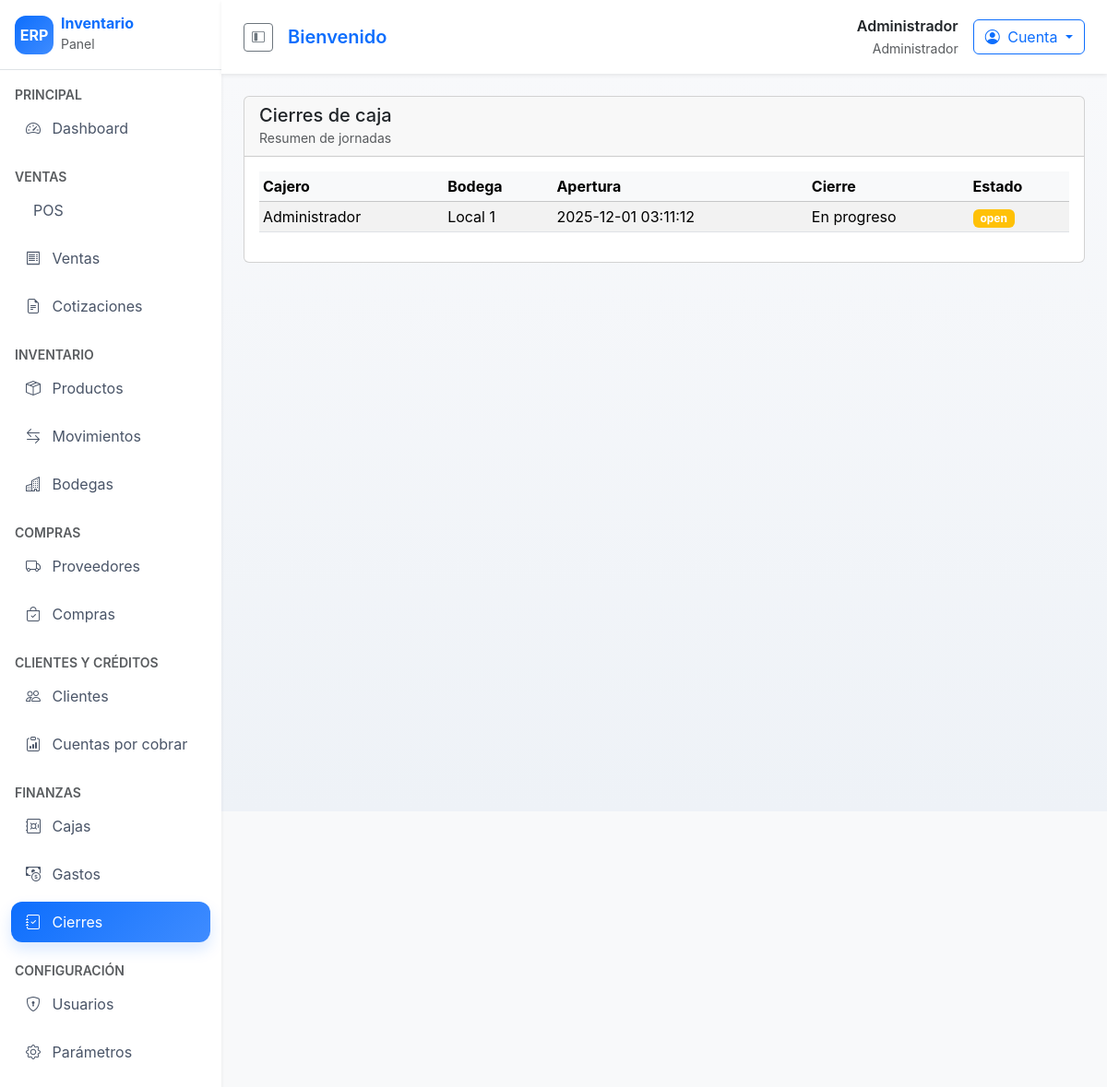
/cierres (signed in), run on the app's committed database.
### tables this page shows
CREATE TABLE cash_sessions (
    id INT AUTO_INCREMENT PRIMARY KEY,
    user_id INT NOT NULL,
    warehouse_id INT NOT NULL,
    opened_at DATETIME DEFAULT CURRENT_TIMESTAMP,
    closed_at DATETIME NULL,
    opening_amount DECIMAL(12,2) DEFAULT 0,
    closing_amount DECIMAL(12,2) DEFAULT 0,
    status VARCHAR(20) DEFAULT 'open',
    FOREIGN KEY (user_id) REFERENCES users(id),
    FOREIGN KEY (warehouse_id) REFERENCES warehouses(id)
);

CREATE TABLE users (
    id INT AUTO_INCREMENT PRIMARY KEY,
    name VARCHAR(100) NOT NULL,
    email VARCHAR(120) NOT NULL UNIQUE,
    password_hash VARCHAR(255) NOT NULL,
    role_id INT NOT NULL,
    status TINYINT(1) DEFAULT 1,
    created_at TIMESTAMP DEFAULT CURRENT_TIMESTAMP,
    updated_at TIMESTAMP DEFAULT CURRENT_TIMESTAMP ON UPDATE CURRENT_TIMESTAMP,
    FOREIGN KEY (role_id) REFERENCES roles(id)
);

CREATE TABLE warehouses (
    id INT AUTO_INCREMENT PRIMARY KEY,
    name VARCHAR(100) NOT NULL,
    address VARCHAR(255)
);

### app/controllers/ClosingController.php (called while the page is built, shortened)
<?php
class ClosingController extends Controller
{
    public function index(): void
    {
        $sessions = new CashSession();
        $this->view('closings/index', [
            'sessions' => $sessions->openSessions(),
        ]);
    }
}

### app/core/Router.php (called while the page is built, shortened)
<?php
class Router
{
    private array $routes = [];
    public function get(string $path, array $handler): void
    {
        $this->routes['GET'][$path] = $handler;
    }
    public function post(string $path, array $handler): void
    {
        $this->routes['POST'][$path] = $handler;
    }
    public function dispatch(string $uri, string $method): void
    {
        $path = parse_url($uri, PHP_URL_PATH) ?: '/';
        $handler = $this->routes[$method][$path] ?? null;
        [$controllerName, $action] = $handler;
        $controller = new $controllerName();
        $controller->$action();
    }
}

### public/index.php (called while the page is built, shortened)
<?php
spl_autoload_register(function ($class) {
    $prefix = 'App\\';
    $baseDir = __DIR__ . '/../app/';
    $relativeClass = substr($class, strlen($prefix));
    $file = $baseDir . str_replace('\\', '/', $relativeClass) . '.php';
});
$router = new Router();
$router->dispatch($_SERVER['REQUEST_URI'] ?? '/', $_SERVER['REQUEST_METHOD'] ?? 'GET');

### app/core/Helper.php (called while the page is built, shortened)
<?php
class Helper
{
    public static function e(string $value): string
    {
        return htmlspecialchars($value, ENT_QUOTES, 'UTF-8');
    }
    public static function isActive(string $path): string
    {
        $current = parse_url($_SERVER['REQUEST_URI'] ?? '/', PHP_URL_PATH) ?: '/';
        return $current === $path ? 'active' : '';
    }
    public static function isActivePrefix(array $paths): string
    {
        $current = parse_url($_SERVER['REQUEST_URI'] ?? '/', PHP_URL_PATH) ?: '/';
        foreach ($paths as $path) {
            if (str_starts_with($current, $path)) {
                return 'active';
            }
        }
        return '';
    }
}

### app/core/Session.php (called while the page is built, shortened)
<?php
class Session
{
    public static function get(string $key, mixed $default = null): mixed
    {
        return $_SESSION[$key] ?? $default;
    }
}

### app/core/Auth.php (called while the page is built, shortened)
<?php
class Auth
{
    public static function user(): ?array
    {
        $user = Session::get('user');
        return $user;
    }
}

### app/core/Model.php (called while the page is built, shortened)
<?php
abstract class Model
{
    protected PDO $db;
    public function __construct()
    {
        $this->db = Database::getInstance()->getConnection();
    }
    protected function query(string $sql, array $params = []): \PDOStatement
    {
        $stmt = $this->db->prepare($sql);
        if (!$stmt->execute($params)) {
            throw new PDOException('Error ejecutando consulta');
        }
        return $stmt;
    }
}

### config/database.php (called while the page is built)
<?php
return [
    'driver' => 'mysql',
    'host' => 'localhost',
    'port' => 3306,
    'database' => 'erp_inventario',
    'username' => 'erp_user',
    'password' => 'secret',
    'charset' => 'utf8mb4',
    'collation' => 'utf8mb4_unicode_ci',
];

### app/core/Database.php (called while the page is built, shortened)
<?php
class Database
{
    private static ?Database $instance = null;
    private PDO $connection;
    private function __construct()
    {
        $config = require __DIR__ . '/../../config/database.php';
        $dsn = sprintf('%s:host=%s;port=%s;dbname=%s;charset=%s',
            $config['driver'],
            $config['host'],
            $config['port'],
            $config['database'],
            $config['charset']
        );
        try {
            $this->connection = new PDO($dsn, $config['username'], $config['password']);
            $this->connection->setAttribute(PDO::ATTR_ERRMODE, PDO::ERRMODE_EXCEPTION);
            $this->connection->setAttribute(PDO::ATTR_DEFAULT_FETCH_MODE, PDO::FETCH_ASSOC);
        } catch (PDOException $e) {
            die('Error de conexión: ' . $e->getMessage());
        }
    }
    public static function getInstance(): self
    {
        if (self::$instance === null) {
            self::$instance = new self();
        }
        return self::$instance;
    }
    public function getConnection(): PDO
    {
        return $this->connection;
    }
}

### app/models/CashSession.php (called while the page is built, shortened)
<?php
class CashSession extends Model
{
    public function openSessions(): array
    {
        $stmt = $this->query("SELECT cs.*, w.name as warehouse, u.name as user FROM cash_sessions cs JOIN warehouses w ON w.id = cs.warehouse_id JOIN users u ON u.id = cs.user_id ORDER BY cs.opened_at DESC");
        return $stmt->fetchAll();
    }
}

### app/views/closings/index.php (the view)
<div class="card">
    <div class="card-header d-flex justify-content-between align-items-center">
        <div>
            <h5 class="mb-0">Cierres de caja</h5>
            <small class="text-muted">Resumen de jornadas</small>
        </div>
    </div>
    <div class="card-body">
        <table class="table table-striped table-sm">
            <thead class="table-light">
            <tr>
                <th>Cajero</th>
                <th>Bodega</th>
                <th>Apertura</th>
                <th>Cierre</th>
                <th>Estado</th>
            </tr>
            </thead>
            <tbody>
            <?php foreach ($sessions as $session): ?>
                <tr>
                    <td><?php echo App\Core\Helper::e($session['user']); ?></td>
                    <td><?php echo App\Core\Helper::e($session['warehouse']); ?></td>
                    <td><?php echo $session['opened_at']; ?></td>
                    <td><?php echo $session['closed_at'] ?? 'En progreso'; ?></td>
                    <td><span class="badge bg-<?php echo $session['status'] === 'open' ? 'warning' : 'secondary'; ?>"><?php echo App\Core\Helper::e($session['status']); ?></span></td>
                </tr>
            <?php endforeach; ?>
            </tbody>
        </table>
    </div>
</div>

### app/views/layouts/main.php (shortened to what this page needs)
<?php
$user = Auth::user();
?>
<!DOCTYPE html>
<html lang="es">
<head>
    <link rel="stylesheet" href="https://cdn.jsdelivr.net/npm/bootstrap@5.3.3/dist/css/bootstrap.min.css">
    <link rel="stylesheet" href="https://cdn.jsdelivr.net/npm/bootstrap-icons@1.11.3/font/bootstrap-icons.css">
    <link rel="stylesheet" href="/assets/css/style.css">
</head>
<body class="bg-light">
<div class="d-flex" id="wrapper">
    <aside class="sidebar bg-white shadow-sm" id="sidebar">
        <div class="sidebar-header d-flex align-items-center justify-content-between px-3 py-3 border-bottom">
            <div class="d-flex align-items-center gap-2">
                <div class="brand-logo">ERP</div>
                <div>
                    <h6 class="mb-0 fw-bold text-primary">Inventario</h6>
                    <small class="text-muted">Panel</small>
                </div>
            </div>
        </div>
        <nav class="nav flex-column py-3">
            <div class="px-3 text-uppercase text-muted small fw-semibold">Principal</div>
            <a class="nav-link px-3 <?php echo Helper::isActive('/dashboard') || Helper::isActive('/') ? 'active' : ''; ?>" href="/dashboard">
                <i class="bi bi-speedometer2 me-2"></i> Dashboard
            </a>
            <div class="px-3 mt-3 text-uppercase text-muted small fw-semibold">Ventas</div>
            <a class="nav-link px-3 <?php echo Helper::isActivePrefix(['/ventas/pos']) ?>" href="/ventas/pos"><i class="bi bi-cash-register me-2"></i> POS</a>
            <a class="nav-link px-3 <?php echo Helper::isActivePrefix(['/ventas']) ?>" href="/ventas"><i class="bi bi-receipt me-2"></i> Ventas</a>
            <a class="nav-link px-3 <?php echo Helper::isActivePrefix(['/ventas/cotizaciones']) ?>" href="/ventas/cotizaciones"><i class="bi bi-file-earmark-text me-2"></i> Cotizaciones</a>
            <div class="px-3 mt-3 text-uppercase text-muted small fw-semibold">Inventario</div>
            <a class="nav-link px-3 <?php echo Helper::isActivePrefix(['/inventario/productos','/productos']) ?>" href="/inventario/productos"><i class="bi bi-box-seam me-2"></i> Productos</a>
            <a class="nav-link px-3 <?php echo Helper::isActivePrefix(['/inventario']) ?>" href="/inventario"><i class="bi bi-arrow-left-right me-2"></i> Movimientos</a>
            <a class="nav-link px-3 <?php echo Helper::isActivePrefix(['/bodegas']) ?>" href="/bodegas"><i class="bi bi-buildings me-2"></i> Bodegas</a>
            <div class="px-3 mt-3 text-uppercase text-muted small fw-semibold">Compras</div>
            <a class="nav-link px-3 <?php echo Helper::isActivePrefix(['/proveedores']) ?>" href="/proveedores"><i class="bi bi-truck me-2"></i> Proveedores</a>
            <a class="nav-link px-3 <?php echo Helper::isActivePrefix(['/compras']) ?>" href="/compras"><i class="bi bi-bag-check me-2"></i> Compras</a>
            <div class="px-3 mt-3 text-uppercase text-muted small fw-semibold">Clientes y créditos</div>
            <a class="nav-link px-3 <?php echo Helper::isActivePrefix(['/clientes']) ?>" href="/clientes"><i class="bi bi-people me-2"></i> Clientes</a>
            <a class="nav-link px-3 <?php echo Helper::isActivePrefix(['/cobranzas']) ?>" href="/cobranzas"><i class="bi bi-clipboard-data me-2"></i> Cuentas por cobrar</a>
            <div class="px-3 mt-3 text-uppercase text-muted small fw-semibold">Finanzas</div>
            <a class="nav-link px-3 <?php echo Helper::isActivePrefix(['/cajas']) ?>" href="/cajas"><i class="bi bi-safe me-2"></i> Cajas</a>
            <a class="nav-link px-3 <?php echo Helper::isActivePrefix(['/gastos']) ?>" href="/gastos"><i class="bi bi-cash-coin me-2"></i> Gastos</a>
            <a class="nav-link px-3 <?php echo Helper::isActivePrefix(['/cierres']) ?>" href="/cierres"><i class="bi bi-journal-check me-2"></i> Cierres</a>
            <div class="px-3 mt-3 text-uppercase text-muted small fw-semibold">Configuración</div>
            <a class="nav-link px-3 <?php echo Helper::isActivePrefix(['/usuarios']) ?>" href="/usuarios"><i class="bi bi-shield-lock me-2"></i> Usuarios</a>
            <a class="nav-link px-3 <?php echo Helper::isActivePrefix(['/parametros']) ?>" href="/parametros"><i class="bi bi-gear me-2"></i> Parámetros</a>
        </nav>
    </aside>
    <div class="main flex-grow-1">
        <header class="topbar d-flex align-items-center justify-content-between shadow-sm px-4 py-3 bg-white">
            <div class="d-flex align-items-center gap-3">
                <button class="btn btn-outline-secondary btn-sm d-none d-lg-inline" id="sidebarToggleDesktop" aria-label="Alternar menú">
                    <i class="bi bi-layout-sidebar-inset"></i>
                </button>
                <h5 class="mb-0 fw-semibold text-primary">Bienvenido</h5>
            </div>
            <div class="d-flex align-items-center gap-3">
                <?php if ($user): ?>
                    <div class="text-end d-none d-sm-block">
                        <div class="fw-semibold text-dark"><?php echo Helper::e($user['name']); ?></div>
                        <small class="text-muted text-capitalize"><?php echo Helper::e($user['role_name'] ?? $user['role_slug'] ?? 'Usuario'); ?></small>
                    </div>
                    <div class="dropdown">
                        <button class="btn btn-outline-primary dropdown-toggle" type="button" data-bs-toggle="dropdown" aria-expanded="false">
                            <i class="bi bi-person-circle me-1"></i> Cuenta
                        </button>
                    </div>
                <?php endif; ?>
            </div>
        </header>
        <main class="content p-4">
            <?php include $viewPath; ?>
        </main>
    </div>
</div>
</body>
</html>

### public/assets/css/style.css (style rules this page uses)
body { background-color: #f5f6fa; font-family: 'Inter', 'Segoe UI', system-ui, -apple-system, sans-serif; }
.sidebar { width: 240px; min-height: 100vh; position: sticky; top: 0; }
.sidebar .nav-link { color: #4a5568; border-radius: 12px; margin: 4px 12px; padding-top: 10px; padding-bottom: 10px; }
.sidebar .nav-link.active { background: linear-gradient(135deg, #0d6efd, #3f8cff); color: #fff; box-shadow: 0 8px 16px rgba(13, 110, 253, 0.15); }
.brand-logo { width: 42px; height: 42px; border-radius: 12px; background: linear-gradient(135deg, #0d6efd, #3f8cff); color: #fff; display: grid; place-items: center; font-weight: 700; }
.topbar { position: sticky; top: 0; z-index: 1020; }
.content { min-height: 100vh; background: linear-gradient(180deg, #f8f9fb 0%, #eef2f7 100%); }

### data on the page
cash_sessions: user.name "Administrador", warehouse.name "Local 1", opened_at "2025-12-01 03:11:12", closed_at "En progreso", status "open"
